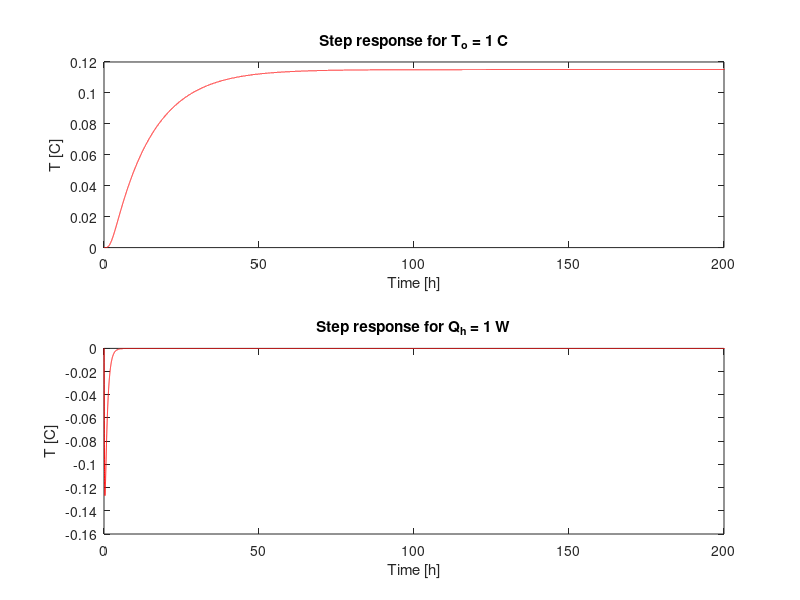

Source code (MATLAB): (Note: this script raises an error after producing the figure.)
close all;
clear all;
clc;
%% FREE RUN

% Physical properties
% *******************

Sc1 = (3.6576+0.19+15.24)*3; Si1 = Sc1; Sg = 13.24*1; %surface [m2]: concrete, insulation, glass
Va = 15.24*3*(3.6576+0.19)/2; %air volume[m3]
wc=0.20;
wi=0.08;
wg=0.05;

% concrete:c ; insulation:i; glass:g
lamc =2;   lami =0.039; lamg =0.96; %[W/m K] thermal conductivity
Rhoc= 2400; Rhoi= 19;    Rhog=2.6; %[kg/m3]
Cc=750; Ci=1700;    Cg=840; %[J/kg*K]

epswLW = 0.9;   %long wave wall emmisivity
epswSW = 0.8;   %short wave wall emmisivity

epsgLW = 0.9;   %long wave glass emmisivity
taugSW = 0.8;   %short wave glass transmittance
alphagSW = 0.2; %short wave glass absortivit

RhocCc = Rhoc*Cc; RhoiCi= Rhoi*Ci; RhogCg = Rhog*Cg;  %[J/K m3]
rho3c3 = 1.2e3; %rho air capacity air

% convection coefficents
hi = 4; ho = 10;  %[W/m2 K]
% Thermal resistances
% concrete
Rc = wc/(lamc*Sc1);   
Cc = Sc1*wc*RhocCc;
% insulation
Ri = wi/(lami*Si1);   
Ci = Si1*wi*RhoiCi;
%glass
Rg = wg/(lamg*Sg);
% convection
Rvi = 1/(hi*Si1); Rvo = 1/(ho*Sc1);

dt = 3600/15;
ntemp =11;
nq = 14;
%% Matrix A
    A1 = zeros(nq,ntemp);

    A1(1,1)= 1;

    A1 (2,1)= -1;
    A1 (2,2)= 1;

    A1 (3,2)= -1;
    A1 (3,3)= 1;

    A1 (4,3)= -1;
    A1 (4,4)= 1;

    A1 (5,4)= -1;
    A1 (5,5)= 1;

    A1 (6,5)= -1;
    A1 (6,6)= 1;

    A1 (7,6)= -1;
    A1 (7,7)= 1;

    A1 (8,7)= -1;
    A1 (8,8)= 1;

    A1 (9,8)= -1;
    A1 (9,9)= 1;

    A1 (10,9)= -1;
    A1 (10,10)= 1;

    A1 (11,10)= -1;

    A1 (12,8)= 1;

    A1 (13,8)= 1;
    A1 (13,11)= -1;

    A1 (14,11)= 1;

    %end of matrix A
%% R matrix
% Thermal circuit
%****************
nth = 11; nq = 14;  % # of temperature node, # of flow nodes
% resistances
R = zeros(nq,nq);
R(1,1) = Rvo;
R(2,2) = Rc/8; 
R(3,3) = Rc/4; R(4,4)=R(3,3); R(5,5)=R(3,3);
R(6,6) = Rc/8 + Ri/4; 
R(7,7) = Ri/2; 
R(8,8) = Ri/4 + Rvi;
R(9,9) = Rg/2;
R(10,10) = Rg/2+Rvi;
R(11,11) = Va*rho3c3;
R(12,12) = Va*rho3c3;
R(13,13) = Rg/2;
R(14,14) = Rg/2+Rvo;

G = inv(R);
%% Capacitance
% capacitances
C1 = zeros(nth,nth);
C1(2,2)=Cc/4; 
C1(3,3)=C1(2,2); 
C1(4,4)=C1(2,2);
C1(5,5) = C1(2,2);
C1(6,6)=Ci/2;
C1(7,7) = C1(6,6);
C1(8,8)= Va*rho3c3;
C1(9,9)= Ci;
C1(10,10)= Va*rho3c3;
C1(11,11) = Ci;
%% % State-space representation
nnodes = size(C1,1); %nÂ° total nodes
nC = rank(C1);       %nÂ° nodes with capacity
n0 = nnodes - nC;   %nÂ° of nodes with zero capacity

K = -A1'*G*A1;
K11 = K(1:n0,1:n0);
K12 = K(1:n0,n0+1:end);
K21 = K(n0+1:end,1:n0);
K22 = K(n0+1:end,n0+1:end);


Kb = A1'*G;
Kb1 = Kb(1:n0,:);
Kb2 = Kb(n0+1:end,:);

CC = C1(n0+1:end,n0+1:end);

As = inv(CC)*(-K21*inv(K11)*K12 + K22);
Bs = inv(CC)*[-K21*inv(K11)*Kb1+Kb2 -K21*inv(K11) eye(nnodes-n0,nnodes-n0)];

%Select relevant inputs and outputs
Bs = Bs(:,[[1 10 11] nq+[1 7 10 8]]); %inputs: [To To To Phiw Phii Phig Qh]
Cs = zeros(1,nC);Cs(nC-3)=1;Cs(nC)=1;  %output
Ds = 0;

% STEP RESPONSE
% *************

dh = 200;
dt = 3600/dh; % simulation step 1h/dt = 3600s / dt
n = dh*24*30; % n° of time samples for 30 days
n = floor(n);
Time1 = 0:dt:(n-1)*dt; % time
th = zeros(nth-n0,n);
B = Bs (:, [1 2]);
u1 = [ones(1,n); zeros(1,n)];
for k = 1:n-1
 th(:,k+1) = (eye(nth-n0) + dt*As)*th(:,k) + dt*B*u1(:,k);
end
subplot(2,1,1)
plot(Time1/3600,th(7,1:n),'r'), xlabel('Time [h]')
xlim([0 200]);
title('Step response for T_o = 1 C'), ylabel('T [C]')

u1 = [zeros(1,n); ones(1,n)];
for k = 1:n-1
 th(:,k+1) = (eye(nth-n0) + dt*As)*th(:,k) + dt*B*u1(:,k);
end
subplot(2,1,2)
plot(Time1/3600,th(7,1:n),'r'), xlabel('Time [h]')
xlim([0 200]);
title('Step response for Q_h = 1 W'), ylabel('T [C]')

clear dh dt n Time1 th B u1 

%% SIMULATION
% 
% **********

n00ReadWeatherFiles;  %read weather files
n = size(Time,1);
th = zeros(nth,n);
Qh = zeros(n,1);
TintSP = 20*ones(n,1);
% Inputs
u = [Temp Temp Temp ...
  epswSW*Sc1*PhiDiff taugSW*epswSW*Sg*PhiDiff alphagSW*Sg*PhiDiff ...
  Qh];

  % Integrate using lsim (linear systems)
x0 = zeros(nth,n);
sys = ss(As,Bs,Cs,Ds);
[y, t, x] = lsim(sys, u, Time);
figure (2)
subplot(2,1,1)
plot(Time/3600,y,'g', Time/3600, Temp,'b'), 
xlabel('Time [h]'), ylabel('T [C]')
